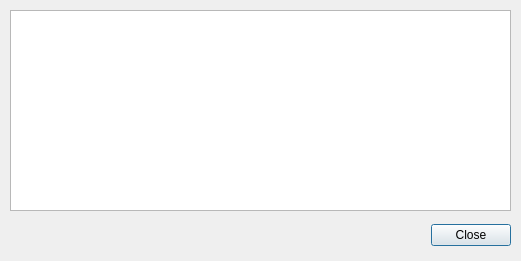
<?xml version="1.0" encoding="UTF-8"?>
<ui version="4.0">
 <class>OTPROMViewerDialog</class>
 <widget class="QDialog" name="OTPROMViewerDialog">
  <property name="geometry">
   <rect>
    <x>0</x>
    <y>0</y>
    <width>521</width>
    <height>261</height>
   </rect>
  </property>
  <property name="minimumSize">
   <size>
    <width>521</width>
    <height>261</height>
   </size>
  </property>
  <property name="maximumSize">
   <size>
    <width>521</width>
    <height>261</height>
   </size>
  </property>
  <property name="windowTitle">
   <string>PROM Viewer</string>
  </property>
  <property name="windowIcon">
   <iconset resource="resources.qrc">
    <normaloff>:/icons/icons/active64.png</normaloff>
    <normalon>:/icons/icons/active64.png</normalon>
    <disabledoff>:/icons/icons/greyed64.png</disabledoff>
    <disabledon>:/icons/icons/greyed64.png</disabledon>
    <activeoff>:/icons/icons/active64.png</activeoff>
    <activeon>:/icons/icons/active64.png</activeon>
    <selectedoff>:/icons/icons/selected64.png</selectedoff>
    <selectedon>:/icons/icons/selected64.png</selectedon>:/icons/icons/active64.png</iconset>
  </property>
  <property name="locale">
   <locale language="English" country="UnitedStates"/>
  </property>
  <widget class="QDialogButtonBox" name="buttonBox">
   <property name="geometry">
    <rect>
     <x>10</x>
     <y>220</y>
     <width>501</width>
     <height>31</height>
    </rect>
   </property>
   <property name="orientation">
    <enum>Qt::Horizontal</enum>
   </property>
   <property name="standardButtons">
    <set>QDialogButtonBox::Close</set>
   </property>
  </widget>
  <widget class="QPlainTextEdit" name="plainTextEditOTPROMView">
   <property name="geometry">
    <rect>
     <x>10</x>
     <y>10</y>
     <width>501</width>
     <height>201</height>
    </rect>
   </property>
   <property name="font">
    <font>
     <family>Noto Mono</family>
    </font>
   </property>
   <property name="readOnly">
    <bool>true</bool>
   </property>
  </widget>
 </widget>
 <resources>
  <include location="resources.qrc"/>
 </resources>
 <connections>
  <connection>
   <sender>buttonBox</sender>
   <signal>rejected()</signal>
   <receiver>OTPROMViewerDialog</receiver>
   <slot>close()</slot>
   <hints>
    <hint type="sourcelabel">
     <x>316</x>
     <y>260</y>
    </hint>
    <hint type="destinationlabel">
     <x>286</x>
     <y>274</y>
    </hint>
   </hints>
  </connection>
 </connections>
</ui>
